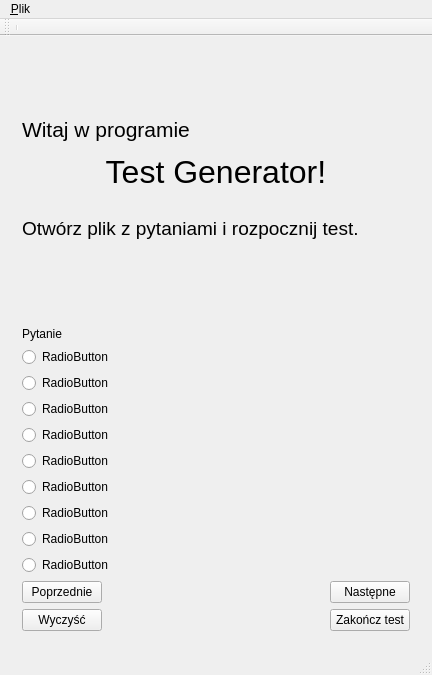
<?xml version="1.0" encoding="UTF-8"?>
<ui version="4.0">
 <class>MainWindow</class>
 <widget class="QMainWindow" name="MainWindow">
  <property name="geometry">
   <rect>
    <x>0</x>
    <y>0</y>
    <width>432</width>
    <height>675</height>
   </rect>
  </property>
  <property name="windowTitle">
   <string>MainWindow</string>
  </property>
  <widget class="QWidget" name="centralWidget">
   <layout class="QVBoxLayout" name="verticalLayout_5">
    <item>
     <widget class="QWidget" name="reading" native="true">
      <layout class="QHBoxLayout" name="horizontalLayout">
       <item>
        <widget class="QLabel" name="helloLabel">
         <property name="text">
          <string>&lt;html&gt;&lt;head/&gt;&lt;body&gt;&lt;p&gt;&lt;span style=&quot; font-size:16pt;&quot;&gt;Witaj w programie &lt;/span&gt;&lt;/p&gt;&lt;p align=&quot;center&quot;&gt;&lt;span style=&quot; font-size:24pt;&quot;&gt;Test Generator!&lt;/span&gt;&lt;/p&gt;&lt;p&gt;&lt;br/&gt;&lt;span style=&quot; font-size:14pt;&quot;&gt;Otwórz plik z pytaniami i rozpocznij test.&lt;/span&gt;&lt;/p&gt;&lt;/body&gt;&lt;/html&gt;</string>
         </property>
        </widget>
       </item>
      </layout>
     </widget>
    </item>
    <item>
     <widget class="QWidget" name="testing" native="true">
      <layout class="QVBoxLayout" name="verticalLayout_2">
       <item>
        <widget class="QLabel" name="question">
         <property name="text">
          <string>Pytanie</string>
         </property>
        </widget>
       </item>
       <item>
        <layout class="QVBoxLayout" name="verticalLayout">
         <item>
          <layout class="QHBoxLayout" name="horizontalLayout_2">
           <item>
            <widget class="QRadioButton" name="radioButton_1">
             <property name="text">
              <string>RadioButton</string>
             </property>
            </widget>
           </item>
           <item>
            <spacer name="horizontalSpacer_4">
             <property name="orientation">
              <enum>Qt::Horizontal</enum>
             </property>
             <property name="sizeHint" stdset="0">
              <size>
               <width>40</width>
               <height>20</height>
              </size>
             </property>
            </spacer>
           </item>
           <item>
            <widget class="QLabel" name="label">
             <property name="text">
              <string/>
             </property>
            </widget>
           </item>
          </layout>
         </item>
         <item>
          <layout class="QHBoxLayout" name="horizontalLayout_4">
           <item>
            <widget class="QRadioButton" name="radioButton_2">
             <property name="text">
              <string>RadioButton</string>
             </property>
            </widget>
           </item>
           <item>
            <spacer name="horizontalSpacer_5">
             <property name="orientation">
              <enum>Qt::Horizontal</enum>
             </property>
             <property name="sizeHint" stdset="0">
              <size>
               <width>40</width>
               <height>20</height>
              </size>
             </property>
            </spacer>
           </item>
           <item>
            <widget class="QLabel" name="label_2">
             <property name="text">
              <string/>
             </property>
            </widget>
           </item>
          </layout>
         </item>
         <item>
          <layout class="QHBoxLayout" name="horizontalLayout_5">
           <item>
            <widget class="QRadioButton" name="radioButton_3">
             <property name="text">
              <string>RadioButton</string>
             </property>
            </widget>
           </item>
           <item>
            <spacer name="horizontalSpacer_6">
             <property name="orientation">
              <enum>Qt::Horizontal</enum>
             </property>
             <property name="sizeHint" stdset="0">
              <size>
               <width>40</width>
               <height>20</height>
              </size>
             </property>
            </spacer>
           </item>
           <item>
            <widget class="QLabel" name="label_3">
             <property name="text">
              <string/>
             </property>
            </widget>
           </item>
          </layout>
         </item>
         <item>
          <layout class="QHBoxLayout" name="horizontalLayout_6">
           <item>
            <widget class="QRadioButton" name="radioButton_4">
             <property name="text">
              <string>RadioButton</string>
             </property>
            </widget>
           </item>
           <item>
            <spacer name="horizontalSpacer_7">
             <property name="orientation">
              <enum>Qt::Horizontal</enum>
             </property>
             <property name="sizeHint" stdset="0">
              <size>
               <width>40</width>
               <height>20</height>
              </size>
             </property>
            </spacer>
           </item>
           <item>
            <widget class="QLabel" name="label_4">
             <property name="text">
              <string/>
             </property>
            </widget>
           </item>
          </layout>
         </item>
         <item>
          <layout class="QHBoxLayout" name="horizontalLayout_7">
           <item>
            <widget class="QRadioButton" name="radioButton_5">
             <property name="text">
              <string>RadioButton</string>
             </property>
            </widget>
           </item>
           <item>
            <spacer name="horizontalSpacer_8">
             <property name="orientation">
              <enum>Qt::Horizontal</enum>
             </property>
             <property name="sizeHint" stdset="0">
              <size>
               <width>40</width>
               <height>20</height>
              </size>
             </property>
            </spacer>
           </item>
           <item>
            <widget class="QLabel" name="label_5">
             <property name="text">
              <string/>
             </property>
            </widget>
           </item>
          </layout>
         </item>
         <item>
          <layout class="QHBoxLayout" name="horizontalLayout_8">
           <item>
            <widget class="QRadioButton" name="radioButton_6">
             <property name="text">
              <string>RadioButton</string>
             </property>
            </widget>
           </item>
           <item>
            <spacer name="horizontalSpacer_9">
             <property name="orientation">
              <enum>Qt::Horizontal</enum>
             </property>
             <property name="sizeHint" stdset="0">
              <size>
               <width>40</width>
               <height>20</height>
              </size>
             </property>
            </spacer>
           </item>
           <item>
            <widget class="QLabel" name="label_6">
             <property name="text">
              <string/>
             </property>
            </widget>
           </item>
          </layout>
         </item>
         <item>
          <layout class="QHBoxLayout" name="horizontalLayout_9">
           <item>
            <widget class="QRadioButton" name="radioButton_7">
             <property name="text">
              <string>RadioButton</string>
             </property>
            </widget>
           </item>
           <item>
            <spacer name="horizontalSpacer_10">
             <property name="orientation">
              <enum>Qt::Horizontal</enum>
             </property>
             <property name="sizeHint" stdset="0">
              <size>
               <width>40</width>
               <height>20</height>
              </size>
             </property>
            </spacer>
           </item>
           <item>
            <widget class="QLabel" name="label_7">
             <property name="text">
              <string/>
             </property>
            </widget>
           </item>
          </layout>
         </item>
         <item>
          <layout class="QHBoxLayout" name="horizontalLayout_10">
           <item>
            <widget class="QRadioButton" name="radioButton_8">
             <property name="text">
              <string>RadioButton</string>
             </property>
            </widget>
           </item>
           <item>
            <spacer name="horizontalSpacer_11">
             <property name="orientation">
              <enum>Qt::Horizontal</enum>
             </property>
             <property name="sizeHint" stdset="0">
              <size>
               <width>40</width>
               <height>20</height>
              </size>
             </property>
            </spacer>
           </item>
           <item>
            <widget class="QLabel" name="label_8">
             <property name="text">
              <string/>
             </property>
            </widget>
           </item>
          </layout>
         </item>
         <item>
          <layout class="QHBoxLayout" name="horizontalLayout_11">
           <item>
            <widget class="QRadioButton" name="radioButton_9">
             <property name="text">
              <string>RadioButton</string>
             </property>
            </widget>
           </item>
           <item>
            <spacer name="horizontalSpacer_12">
             <property name="orientation">
              <enum>Qt::Horizontal</enum>
             </property>
             <property name="sizeHint" stdset="0">
              <size>
               <width>40</width>
               <height>20</height>
              </size>
             </property>
            </spacer>
           </item>
           <item>
            <widget class="QLabel" name="label_10">
             <property name="text">
              <string/>
             </property>
            </widget>
           </item>
          </layout>
         </item>
        </layout>
       </item>
       <item>
        <layout class="QHBoxLayout" name="horizontalLayout_12">
         <item>
          <layout class="QVBoxLayout" name="verticalLayout_3">
           <item>
            <widget class="QPushButton" name="prev">
             <property name="text">
              <string>Poprzednie</string>
             </property>
            </widget>
           </item>
           <item>
            <widget class="QPushButton" name="clearTest">
             <property name="text">
              <string>Wyczyść</string>
             </property>
            </widget>
           </item>
          </layout>
         </item>
         <item>
          <spacer name="horizontalSpacer_3">
           <property name="orientation">
            <enum>Qt::Horizontal</enum>
           </property>
           <property name="sizeType">
            <enum>QSizePolicy::Expanding</enum>
           </property>
           <property name="sizeHint" stdset="0">
            <size>
             <width>98</width>
             <height>17</height>
            </size>
           </property>
          </spacer>
         </item>
         <item>
          <layout class="QVBoxLayout" name="verticalLayout_4">
           <property name="sizeConstraint">
            <enum>QLayout::SetMinimumSize</enum>
           </property>
           <item>
            <widget class="QPushButton" name="next">
             <property name="text">
              <string>Następne</string>
             </property>
            </widget>
           </item>
           <item>
            <widget class="QPushButton" name="getMark">
             <property name="text">
              <string>Zakończ test</string>
             </property>
            </widget>
           </item>
          </layout>
         </item>
        </layout>
       </item>
      </layout>
     </widget>
    </item>
   </layout>
  </widget>
  <widget class="QMenuBar" name="menuBar">
   <property name="geometry">
    <rect>
     <x>0</x>
     <y>0</y>
     <width>432</width>
     <height>25</height>
    </rect>
   </property>
   <widget class="QMenu" name="menu_Plik">
    <property name="title">
     <string>&amp;Plik</string>
    </property>
    <addaction name="action_Otw_rz"/>
    <addaction name="action_Rozpocznij_od_nowa"/>
    <addaction name="action_Wyjd_bex_oceny"/>
   </widget>
   <addaction name="menu_Plik"/>
  </widget>
  <widget class="QToolBar" name="mainToolBar">
   <attribute name="toolBarArea">
    <enum>TopToolBarArea</enum>
   </attribute>
   <attribute name="toolBarBreak">
    <bool>false</bool>
   </attribute>
   <addaction name="separator"/>
  </widget>
  <widget class="QStatusBar" name="statusBar"/>
  <action name="action_Otw_rz">
   <property name="text">
    <string>&amp;Otwórz test...</string>
   </property>
  </action>
  <action name="action_Rozpocznij_od_nowa">
   <property name="enabled">
    <bool>false</bool>
   </property>
   <property name="text">
    <string>&amp;Rozpocznij od nowa</string>
   </property>
  </action>
  <action name="action_Wyjd_bex_oceny">
   <property name="enabled">
    <bool>false</bool>
   </property>
   <property name="text">
    <string>&amp;Wyjdź bez oceny</string>
   </property>
  </action>
 </widget>
 <layoutdefault spacing="6" margin="11"/>
 <resources/>
 <connections/>
</ui>
